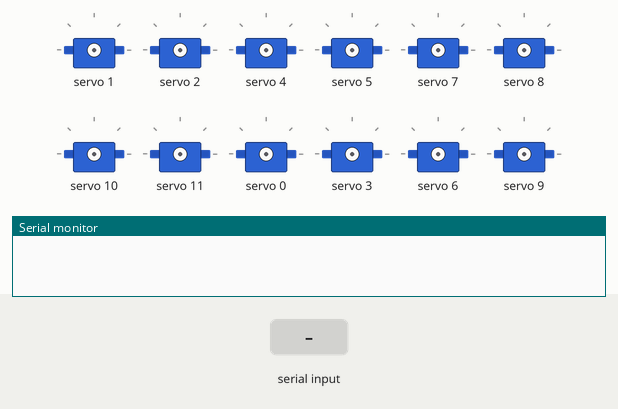
This sketch was run on a simulated Arduino Uno, built with avr-gcc and run on an emulated ATmega328P. On the bench: 12 × servo, the last lines printed to the serial monitor. The inputs (shaded band) are chosen by the test bench.

Above: at 1.2 s.
1.3 s: "90,45\n" received over Serial
2.8 s: "30,150\n" received over Serial
At 4.0 s:
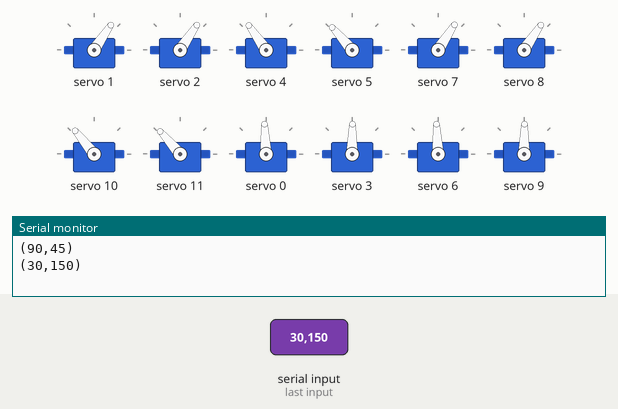
4.3 s: "5\n" received over Serial
At 5.2 s:
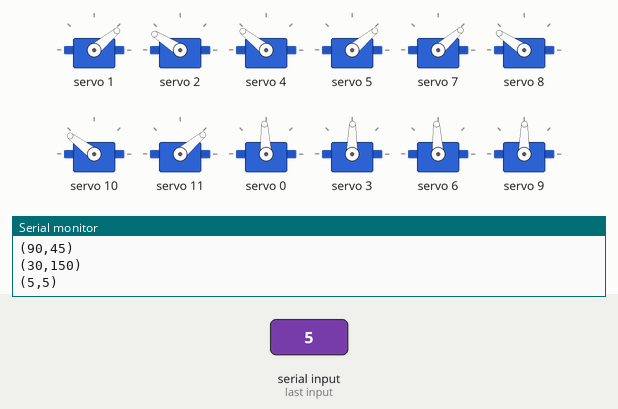
5.8 s: "90\n" received over Serial
At 6.4 s:
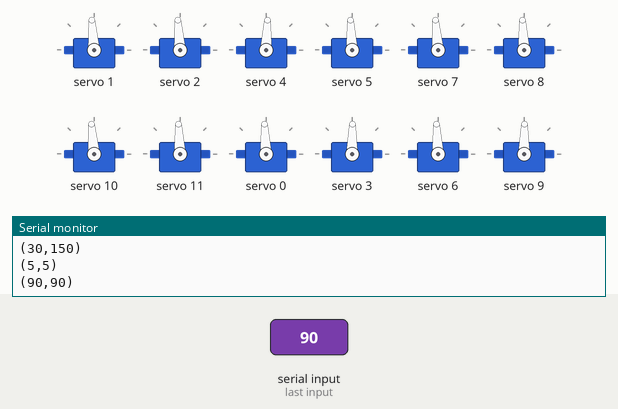
7.3 s: "200\n" received over Serial
At 8.5 s:
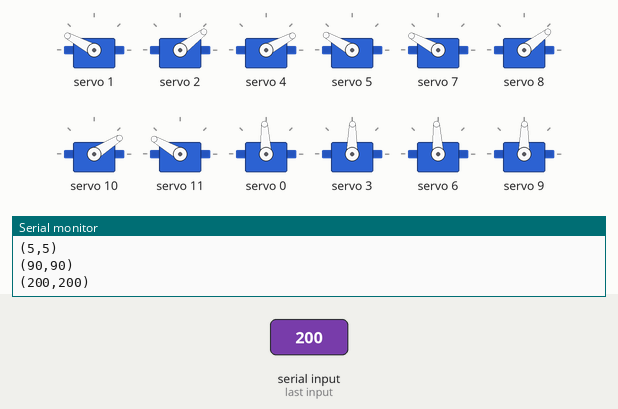
8.8 s: "1,90\n" received over Serial
At 9.9 s:
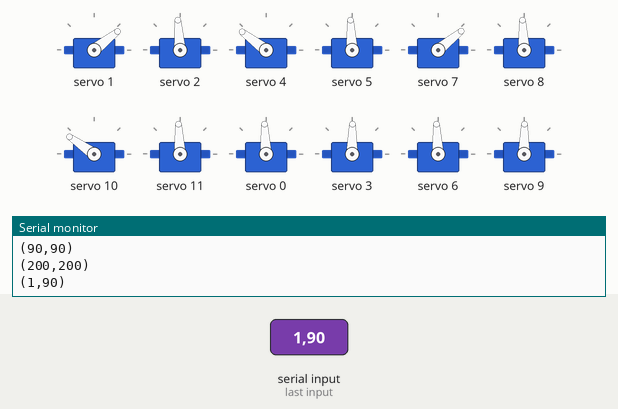
Timing chart, 0 to 11.3 s (numbered marks = the images above; inputs shaded):
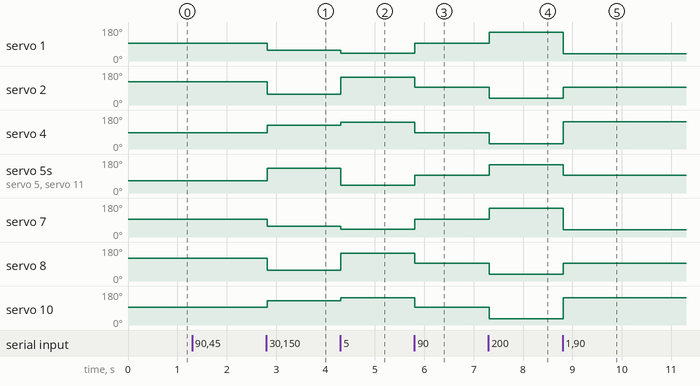

The sketch:

multi_servo_leg.ino
```cpp
#include <Wire.h>
#include <Adafruit_PWMServoDriver.h>

Adafruit_PWMServoDriver pwm=Adafruit_PWMServoDriver();

void setup() {
  Serial.begin(9600);
  pwm.begin();
  pwm.setPWMFreq(50);
}

void loop() {
  if (Serial.available()) {

    String ist = Serial.readStringUntil('\n');
    int b=0;

    int comma = ist.indexOf(','); //콤마(,)를 찾아 번호를 매긴다
    int len = ist.length(); //문자의길이를 측정한다

    int x = ist.substring(0,comma).toInt(); //첫번째문자부터 콤마전까지의 수를 정수로 변환
    int y = ist.substring(comma+1,len).toInt(); //콤마이후의 수를 정수로 변환

// motor 1=7=11, motor 2=8
//FR LEG_오른발을 기준으로 잡음
    int MOTOR1 = constrain(map(x,0,180,190,432),190,432);      //HS-M7990TH mid 311   // moter1
    int MOTOR2 = constrain(map(y,180,0,190,432),190,432);      //HS-M7990TH mid 308.5 // moter2

//FL LEG_왼발의 순서는 반대로 했음 코딩에따라서 다시 0~180으로 매핑 다시하던가 하삼
    int MOTOR4 = constrain(map(x,180,0,177,416),170,418);      //HS-M7990TH mid 311   // moter4
    int MOTOR5 = constrain(map(y,0,180,190,429),190,429);      //HS-M7990TH mid 306.5 // moter5

//BR LEG
    int MOTOR7 = constrain(map(x,0,180,193,431),190,432);      //HS-M7990TH mid 311   // moter7
    int MOTOR8 = constrain(map(y,180,0,190,427),190,427);      //HS-M7990TH mid 308.5 // moter8

int MOTOR10;
//BR LEG
  if(x<=90){
    MOTOR10 = constrain(map(x,90,0,312,420),312,420);      //HS-M7990TH mid 316   // moter10
  }
  else{
    MOTOR10 = constrain(map(x,180,90,180,312),180,312);
  }
    int MOTOR11 = constrain(map(y,0,180,190,429),190,429);     //HS-M7990TH mid 311   // moter11

// HIP
    int FR_HIP = constrain(map(b,-60,60,210,404),210,404);     //mg-996r  mid 307     //motor 0
    int BR_HIP = constrain(map(b,-60,60,198,416),198,416);     //mg-996r  mid 307     //motor 6
    int LEFT_HIP = constrain(map(b,60,-60,210,390),210,390);   //mg-996r  mid 300     //motor 3, 9


    //LEG MOTOR PWM
    pwm.setPWM(1,0,MOTOR1);   //motor1
    pwm.setPWM(2,0,MOTOR2);   //motor2
    pwm.setPWM(4,0,MOTOR4);   //motor4
    pwm.setPWM(5,0,MOTOR5);   //motor5

    pwm.setPWM(7,0,MOTOR7);   //motor7
    pwm.setPWM(8,0,MOTOR8);   //motor8
    pwm.setPWM(10,0,MOTOR10); //motor10
    pwm.setPWM(11,0,MOTOR11);  //motor11

    // HIP MOTOR PWM
    pwm.setPWM(0,0,FR_HIP);   //motor0
    pwm.setPWM(3,0,LEFT_HIP); //motor3
    pwm.setPWM(6,0,BR_HIP);   //motor6
    pwm.setPWM(9,0,LEFT_HIP); //motor9

    Serial.print('(');
    Serial.print(x);
    Serial.print(',');
    Serial.print(y);
    Serial.println(')');


    delay(10);
  }
}
```

Measured:
- after the input at 2.8 s, servo 1: 94° → 56° at once; servo 2: 123° → 56° at once; servo 4: 87° → 125° at once; servo 5, servo 11: 65° → 131° at once; servo 7: 95° → 57° at once
- after the input at 4.3 s, servo 1: 56° → 40° at once; servo 2: 56° → 148° at once; servo 4: 125° → 141° at once; servo 5, servo 11: 131° → 40° at once; servo 7: 57° → 41° at once
- after the input at 5.8 s, servo 1: 40° → 94° at once; servo 2: 148° → 94° at once; servo 4: 141° → 87° at once; servo 5, servo 11: 40° → 93° at once; servo 7: 41° → 95° at once
- after the input at 7.3 s, servo 1: 94° → 152° at once; servo 2: 94° → 37° at once; servo 4: 87° → 28° at once; servo 5, servo 11: 93° → 150° at once; servo 7: 95° → 152° at once
- after the input at 8.8 s, servo 1: 152° → 38° at once; servo 2: 37° → 94° at once; servo 4: 28° → 143° at once; servo 5, servo 11: 150° → 93° at once; servo 7: 152° → 39° at once
